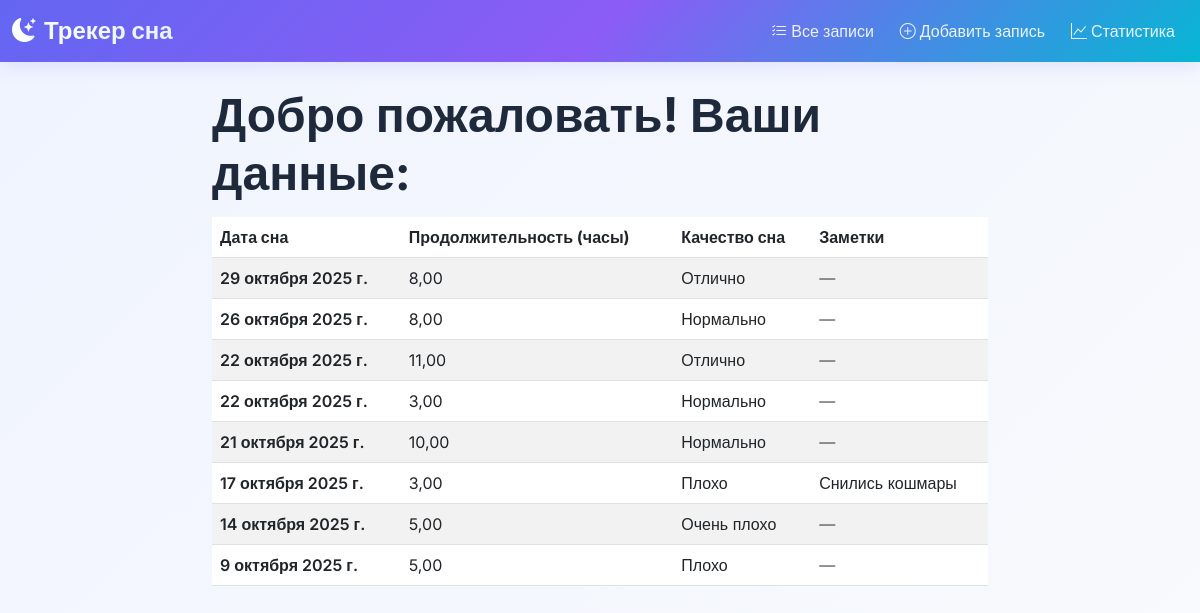
Before: / with the older database file.
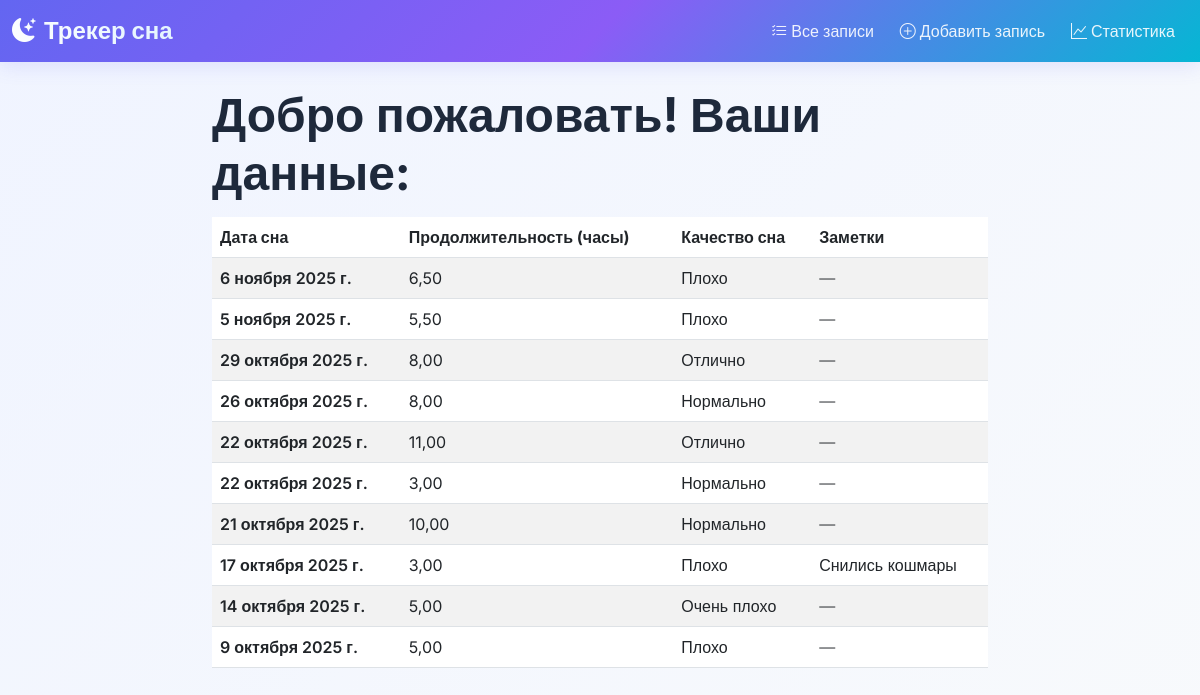
After: the same page with the newer database file.
### sleep_tracker/models.py (models this page shows, shortened)
class SleepRecord(models.Model):
    QUALITY_CHOICES = [
        (1, 'Очень плохо'),
        (2, 'Плохо'),
        (3, 'Нормально'),
        (4, 'Хорошо'),
        (5, 'Отлично'),
    ]
    sleep_date = models.DateField(verbose_name="Дата сна")
    duration_hours = models.DecimalField(
        max_digits=4,
        decimal_places=2,
        verbose_name="Продолжительность (часы)"
    )
    quality = models.IntegerField(choices=QUALITY_CHOICES, verbose_name="Качество сна")
    notes = models.TextField(blank=True, null=True, verbose_name="Заметки")
    created_at = models.DateTimeField(auto_now_add=True, verbose_name="Дата создания")
    class Meta:
        verbose_name = "Запись о сне"
        verbose_name_plural = "Записи о сне"
        ordering = ['-sleep_date']

### sleep_tracker/views.py (the view)
# urls.py: path('', views.sleep_records, name='sleep_records'),
def sleep_records(request):
    records_list = SleepRecord.objects.all().order_by('-sleep_date')
    paginator = Paginator(records_list, 10)
    page_number = request.GET.get('page')
    records = paginator.get_page(page_number)
    avg_duration = SleepRecord.objects.aggregate(Avg('duration_hours'))['duration_hours__avg'] or 0
    avg_quality = SleepRecord.objects.aggregate(Avg('quality'))['quality__avg'] or 0
    week_ago = datetime.now().date() - timedelta(days=7)
    recent_count = SleepRecord.objects.filter(sleep_date__gte=week_ago).count()
    context = {
        'records': records,
        'avg_duration': avg_duration,
        'avg_quality': avg_quality,
        'recent_count': recent_count,
    }
    return render(request, 'sleep_tracker/records.html', context)

### sleep_tracker/templates/sleep_tracker/records.html (shortened to what this page needs)
{% extends 'sleep_tracker/base.html' %}
{% block content %}
<div class="row justify-content-center">
    <div class="col-md-8">
       <h1 class="display-5 fw-bold mb-3">Добро пожаловать! Ваши данные:</h1>
{% if records %}
                    <div class="table-responsive">
                        <table class="table table-striped table-hover">
                            <thead class="table">
                                <tr>
                                    <th>Дата сна</th>
                                    <th>Продолжительность (часы)</th>
                                    <th>Качество сна</th>
                                    <th>Заметки</th>
                                </tr>
                            </thead>
                            <tbody>
                                {% for record in records %}
                                <tr>
                                    <td class="fw-semibold">{{ record.sleep_date }}</td>
                                    <td>{{ record.duration_hours }}</td>
                                    <td>
                                        {% if record.quality == 1 %}
                                            Очень плохо
                                        {% elif record.quality == 2 %}
                                            Плохо
                                        {% elif record.quality == 3 %}
                                        Нормально
                                        {% elif record.quality == 4 %}
                                            Хорошо
                                        {% elif record.quality == 5 %}
                                            Отлично
                                        {% endif %}
                                    </td>
                                    <td>
                                        {% if record.notes %}
                                            {{ record.notes }}
                                        {% else %}
                                            <span class="text-muted">—</span>
                                        {% endif %}
                                    </td>
                                </tr>
                                {% endfor %}
                            </tbody>
                        </table>
                    </div>
                {% else %}
                    <div class="alert alert-info text-center">
                        <h4>Записей пока нет</h4>
                        <p>База данных пуста</p>
                    </div>
                {% endif %}
            </div>
        </div>
        <form method="post">
            <div class="mb-3">
            </div>
        </form>
    </div>
{% endblock %}

Changed rows visible on the page:
added SleepRecord: sleep_date "6 ноября 2025 г.", duration_hours "6,50", quality "Плохо"
added SleepRecord: sleep_date "5 ноября 2025 г.", duration_hours "5,50", quality "Плохо"
